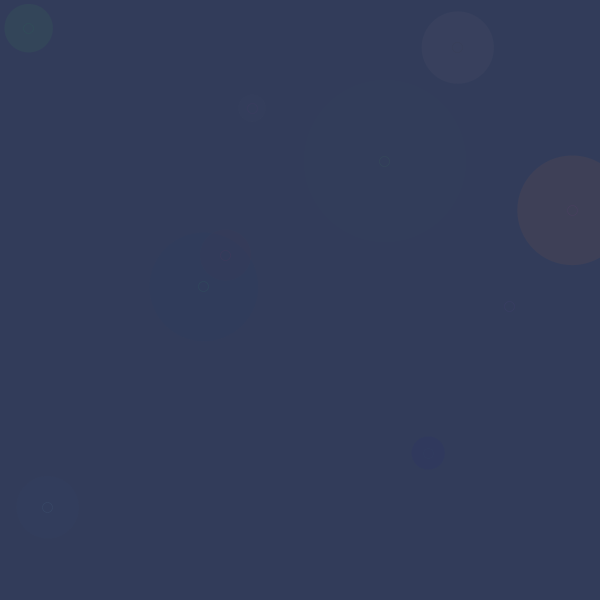
Frame 1 (no input)
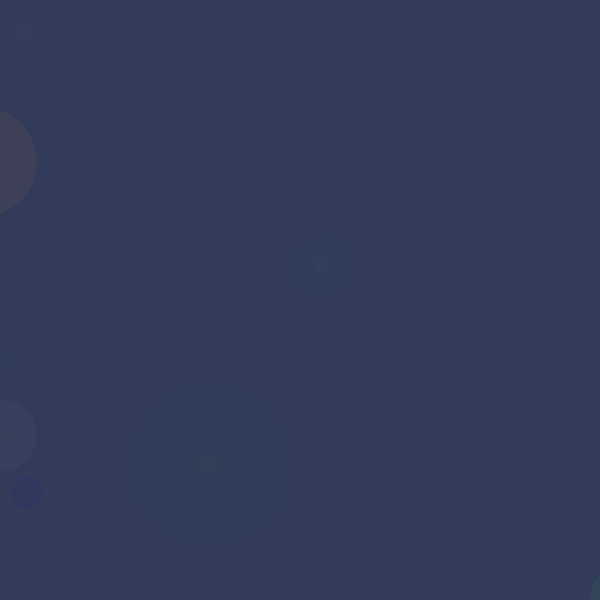
Frame 60 (the mouse pressed at the canvas centre just before this capture)
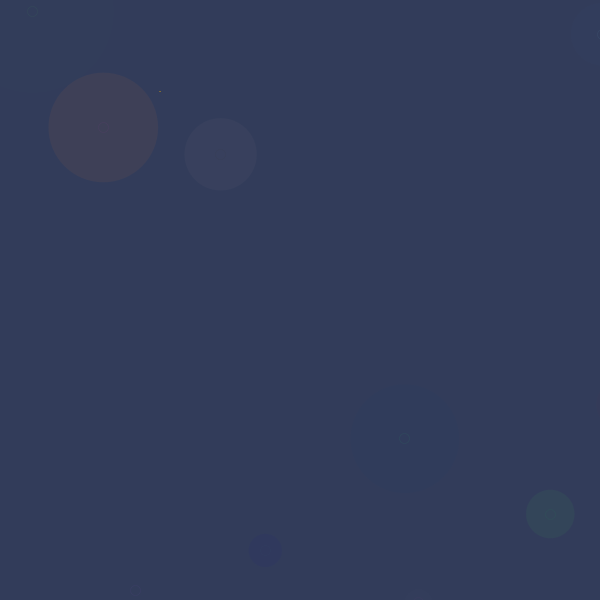
Frame 120 (the mouse held since frame 60 and released just before this capture)

The Processing sketch that drew these frames (run headless with seeded random() and noise(); from frame 60 on, the mouse is pressed at the canvas centre):

// Processing sketch: processing_48127
// ── processing_48127.pde

// creater: Mavies Lo/taiwan student
// concept: fall/falling
// the emergence u'll see that when someone falling down the starry sky
// then see the Maple's leaves falling    
// set up
int _num = 10;
Circle[] _circleArr = {
};
void setup() {
  size(600, 600);
  background(255);
  smooth();
  strokeWeight(0.5);
  fill(200, 50);
  drawCircles();
}
 
void draw() {
  background(50,60,90,20);
  for (int i=0; i<_circleArr.length; i++) {
    Circle thisCirc = _circleArr[i];
    thisCirc.updateMe();
  }
}
// you have to dragged 1-2 times 
//then you'll just like a painter drawing on the conputer 
void mouseDragged() {
  drawCircles();
}
void drawCircles() {
  for (int i=0; i<_num; i++) {
    Circle thisCirc = new Circle();
    thisCirc.drawMe();
    _circleArr = (Circle[])append(_circleArr, thisCirc);
  }
}
 
 
//------------class
class Circle {
float x, y;
float radius;
color linecol, fillcol;
float alph;
float xmove, ymove;
Circle() {
x = random(width);
y = random(height);
radius = random(80) + 5;
linecol = color(random(255), random(255),
random(255));
fillcol = color(random(255), random(255),
random(255));
alph = random(20);
xmove = random(10) - 5;
ymove = random(10) + 5;
}
void drawMe() {
noStroke();
fill(fillcol, alph);
ellipse(x, y, radius*2, radius*2);
stroke(linecol, 20);
noFill();
ellipse(x, y, 10, 10);
}
void updateMe() {
x += xmove;
y += ymove;
if (x > (width+radius)) { x=0-radius; }
if (x < (0-radius)) { x=width+radius; }
if (y > (height+radius)) { y=0-radius; }
if (y < (0-radius)) { y=height+radius; }
boolean touching = false;
for (int i=0; i<_circleArr.length; i++) {
Circle otherCirc = _circleArr[i];
if (otherCirc != this) {
float dis = dist(x, y, otherCirc.x, otherCirc.y);
float overlap = dis - radius - otherCirc.radius;
if (overlap <0) {
float midx, midy;
midx = (y+otherCirc.x);
midy = (x-otherCirc.y);
stroke(250,180,0);
fill(255,180,0);
overlap *= 1;
ellipse(midx, midy, overlap, overlap);
}
}
}
drawMe();
}
}
